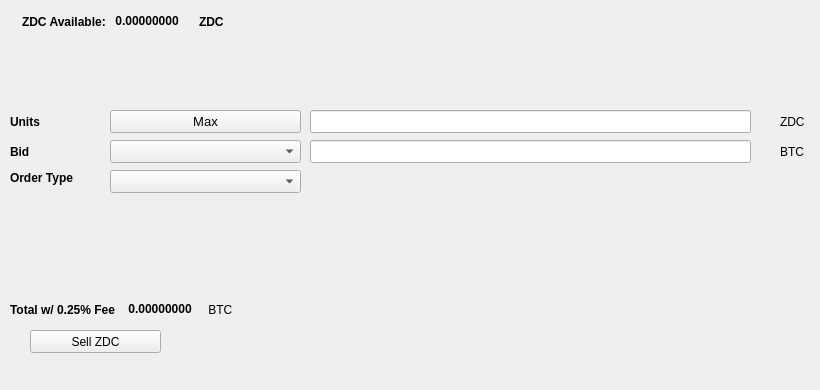
   <widget class="QWidget" name="SellTab">
    <attribute name="title">
     <string>Sell</string>
    </attribute>
    <widget class="QLabel" name="label_16">
     <property name="geometry">
      <rect>
       <x>780</x>
       <y>140</y>
       <width>31</width>
       <height>23</height>
      </rect>
     </property>
     <property name="text">
      <string>BTC</string>
     </property>
    </widget>
    <widget class="QComboBox" name="SellBidcomboBox">
     <property name="geometry">
      <rect>
       <x>110</x>
       <y>140</y>
       <width>191</width>
       <height>23</height>
      </rect>
     </property>
     <property name="font">
      <font>
       <pointsize>10</pointsize>
      </font>
     </property>
    </widget>
    <widget class="QLabel" name="label_18">
     <property name="geometry">
      <rect>
       <x>10</x>
       <y>110</y>
       <width>46</width>
       <height>23</height>
      </rect>
     </property>
     <property name="font">
      <font>
       <weight>75</weight>
       <bold>true</bold>
      </font>
     </property>
     <property name="text">
      <string>Units</string>
     </property>
    </widget>
    <widget class="QPushButton" name="Sell_Max_Amount">
     <property name="geometry">
      <rect>
       <x>110</x>
       <y>110</y>
       <width>191</width>
       <height>23</height>
      </rect>
     </property>
     <property name="font">
      <font>
       <pointsize>10</pointsize>
      </font>
     </property>
     <property name="text">
      <string>Max</string>
     </property>
    </widget>
    <widget class="QLabel" name="label_20">
     <property name="geometry">
      <rect>
       <x>10</x>
       <y>170</y>
       <width>91</width>
       <height>16</height>
      </rect>
     </property>
     <property name="font">
      <font>
       <weight>75</weight>
       <bold>true</bold>
      </font>
     </property>
     <property name="text">
      <string>Order Type</string>
     </property>
    </widget>
    <widget class="QComboBox" name="SellOrdertypeCombo">
     <property name="geometry">
      <rect>
       <x>110</x>
       <y>170</y>
       <width>191</width>
       <height>23</height>
      </rect>
     </property>
     <property name="font">
      <font>
       <pointsize>10</pointsize>
      </font>
     </property>
    </widget>
    <widget class="QLabel" name="label_21">
     <property name="geometry">
      <rect>
       <x>10</x>
       <y>140</y>
       <width>46</width>
       <height>23</height>
      </rect>
     </property>
     <property name="font">
      <font>
       <weight>75</weight>
       <bold>true</bold>
      </font>
     </property>
     <property name="text">
      <string>Bid</string>
     </property>
    </widget>
    <widget class="QLabel" name="label_22">
     <property name="geometry">
      <rect>
       <x>780</x>
       <y>110</y>
       <width>31</width>
       <height>23</height>
      </rect>
     </property>
     <property name="text">
      <string>ZDC</string>
     </property>
    </widget>
    <widget class="QLineEdit" name="UnitsInputZDC">
     <property name="geometry">
      <rect>
       <x>310</x>
       <y>110</y>
       <width>441</width>
       <height>23</height>
      </rect>
     </property>
     <property name="font">
      <font>
       <pointsize>9</pointsize>
       <weight>75</weight>
       <bold>true</bold>
      </font>
     </property>
    </widget>
    <widget class="QLineEdit" name="SellBidPriceEdit">
     <property name="geometry">
      <rect>
       <x>310</x>
       <y>140</y>
       <width>441</width>
       <height>23</height>
      </rect>
     </property>
     <property name="font">
      <font>
       <pointsize>9</pointsize>
       <weight>75</weight>
       <bold>true</bold>
      </font>
     </property>
    </widget>
    <widget class="QPushButton" name="SellZDCBTN">
     <property name="geometry">
      <rect>
       <x>30</x>
       <y>330</y>
       <width>131</width>
       <height>23</height>
      </rect>
     </property>
     <property name="text">
      <string>Sell ZDC</string>
     </property>
     <property name="icon">
      <iconset resource="../zodiac">
       <normaloff>:/icons/bitcoin</normaloff>:/icons/bitcoin</iconset>
     </property>
    </widget>
    <widget class="QWidget" name="layoutWidget3">
     <property name="geometry">
      <rect>
       <x>22</x>
       <y>12</y>
       <width>258</width>
       <height>19</height>
      </rect>
     </property>
     <layout class="QHBoxLayout" name="horizontalLayout">
      <item>
       <widget class="QLabel" name="label232_2">
        <property name="font">
         <font>
          <weight>75</weight>
          <bold>true</bold>
         </font>
        </property>
        <property name="text">
         <string>ZDC Available:</string>
        </property>
       </widget>
      </item>
      <item>
       <widget class="QLabel" name="ZDCAvailableLabel">
        <property name="palette">
         <palette>
          <active>
           <colorrole role="WindowText">
            <brush brushstyle="SolidPattern">
             <color alpha="255">
              <red>0</red>
              <green>0</green>
              <blue>0</blue>
             </color>
            </brush>
           </colorrole>
           <colorrole role="Button">
            <brush brushstyle="SolidPattern">
             <color alpha="255">
              <red>0</red>
              <green>170</green>
              <blue>0</blue>
             </color>
            </brush>
           </colorrole>
           <colorrole role="Light">
            <brush brushstyle="SolidPattern">
             <color alpha="255">
              <red>0</red>
              <green>255</green>
              <blue>0</blue>
             </color>
            </brush>
           </colorrole>
           <colorrole role="Midlight">
            <brush brushstyle="SolidPattern">
             <color alpha="255">
              <red>0</red>
              <green>212</green>
              <blue>0</blue>
             </color>
            </brush>
           </colorrole>
           <colorrole role="Dark">
            <brush brushstyle="SolidPattern">
             <color alpha="255">
              <red>0</red>
              <green>85</green>
              <blue>0</blue>
             </color>
            </brush>
           </colorrole>
           <colorrole role="Mid">
            <brush brushstyle="SolidPattern">
             <color alpha="255">
              <red>0</red>
              <green>113</green>
              <blue>0</blue>
             </color>
            </brush>
           </colorrole>
           <colorrole role="Text">
            <brush brushstyle="SolidPattern">
             <color alpha="255">
              <red>0</red>
              <green>170</green>
              <blue>0</blue>
             </color>
            </brush>
           </colorrole>
           <colorrole role="BrightText">
            <brush brushstyle="SolidPattern">
             <color alpha="255">
              <red>255</red>
              <green>255</green>
              <blue>255</blue>
             </color>
            </brush>
           </colorrole>
           <colorrole role="ButtonText">
            <brush brushstyle="SolidPattern">
             <color alpha="255">
              <red>0</red>
              <green>0</green>
              <blue>0</blue>
             </color>
            </brush>
           </colorrole>
           <colorrole role="Base">
            <brush brushstyle="SolidPattern">
             <color alpha="255">
              <red>255</red>
              <green>255</green>
              <blue>255</blue>
             </color>
            </brush>
           </colorrole>
           <colorrole role="Window">
            <brush brushstyle="SolidPattern">
             <color alpha="255">
              <red>0</red>
              <green>170</green>
              <blue>0</blue>
             </color>
            </brush>
           </colorrole>
           <colorrole role="Shadow">
            <brush brushstyle="SolidPattern">
             <color alpha="255">
              <red>0</red>
              <green>0</green>
              <blue>0</blue>
             </color>
            </brush>
           </colorrole>
           <colorrole role="AlternateBase">
            <brush brushstyle="SolidPattern">
             <color alpha="255">
              <red>127</red>
              <green>212</green>
              <blue>127</blue>
             </color>
            </brush>
           </colorrole>
           <colorrole role="ToolTipBase">
            <brush brushstyle="SolidPattern">
             <color alpha="255">
              <red>255</red>
              <green>255</green>
              <blue>220</blue>
             </color>
            </brush>
           </colorrole>
           <colorrole role="ToolTipText">
            <brush brushstyle="SolidPattern">
             <color alpha="255">
              <red>0</red>
              <green>0</green>
              <blue>0</blue>
             </color>
            </brush>
           </colorrole>
          </active>
          <inactive>
           <colorrole role="WindowText">
            <brush brushstyle="SolidPattern">
             <color alpha="255">
              <red>0</red>
              <green>0</green>
              <blue>0</blue>
             </color>
            </brush>
           </colorrole>
           <colorrole role="Button">
            <brush brushstyle="SolidPattern">
             <color alpha="255">
              <red>0</red>
              <green>170</green>
              <blue>0</blue>
             </color>
            </brush>
           </colorrole>
           <colorrole role="Light">
            <brush brushstyle="SolidPattern">
             <color alpha="255">
              <red>0</red>
              <green>255</green>
              <blue>0</blue>
             </color>
            </brush>
           </colorrole>
           <colorrole role="Midlight">
            <brush brushstyle="SolidPattern">
             <color alpha="255">
              <red>0</red>
              <green>212</green>
              <blue>0</blue>
             </color>
            </brush>
           </colorrole>
           <colorrole role="Dark">
            <brush brushstyle="SolidPattern">
             <color alpha="255">
              <red>0</red>
              <green>85</green>
              <blue>0</blue>
             </color>
            </brush>
           </colorrole>
           <colorrole role="Mid">
            <brush brushstyle="SolidPattern">
             <color alpha="255">
              <red>0</red>
              <green>113</green>
              <blue>0</blue>
             </color>
            </brush>
           </colorrole>
           <colorrole role="Text">
            <brush brushstyle="SolidPattern">
             <color alpha="255">
              <red>0</red>
              <green>170</green>
              <blue>0</blue>
             </color>
            </brush>
           </colorrole>
           <colorrole role="BrightText">
            <brush brushstyle="SolidPattern">
             <color alpha="255">
              <red>255</red>
              <green>255</green>
              <blue>255</blue>
             </color>
            </brush>
           </colorrole>
           <colorrole role="ButtonText">
            <brush brushstyle="SolidPattern">
             <color alpha="255">
              <red>0</red>
              <green>0</green>
              <blue>0</blue>
             </color>
            </brush>
           </colorrole>
           <colorrole role="Base">
            <brush brushstyle="SolidPattern">
             <color alpha="255">
              <red>255</red>
              <green>255</green>
              <blue>255</blue>
             </color>
            </brush>
           </colorrole>
           <colorrole role="Window">
            <brush brushstyle="SolidPattern">
             <color alpha="255">
              <red>0</red>
              <green>170</green>
              <blue>0</blue>
             </color>
            </brush>
           </colorrole>
           <colorrole role="Shadow">
            <brush brushstyle="SolidPattern">
             <color alpha="255">
              <red>0</red>
              <green>0</green>
              <blue>0</blue>
             </color>
            </brush>
           </colorrole>
           <colorrole role="AlternateBase">
            <brush brushstyle="SolidPattern">
             <color alpha="255">
              <red>127</red>
              <green>212</green>
              <blue>127</blue>
             </color>
            </brush>
           </colorrole>
           <colorrole role="ToolTipBase">
            <brush brushstyle="SolidPattern">
             <color alpha="255">
              <red>255</red>
              <green>255</green>
              <blue>220</blue>
             </color>
            </brush>
           </colorrole>
           <colorrole role="ToolTipText">
            <brush brushstyle="SolidPattern">
             <color alpha="255">
              <red>0</red>
              <green>0</green>
              <blue>0</blue>
             </color>
            </brush>
           </colorrole>
          </inactive>
          <disabled>
           <colorrole role="WindowText">
            <brush brushstyle="SolidPattern">
             <color alpha="255">
              <red>0</red>
              <green>85</green>
              <blue>0</blue>
             </color>
            </brush>
           </colorrole>
           <colorrole role="Button">
            <brush brushstyle="SolidPattern">
             <color alpha="255">
              <red>0</red>
              <green>170</green>
              <blue>0</blue>
             </color>
            </brush>
           </colorrole>
           <colorrole role="Light">
            <brush brushstyle="SolidPattern">
             <color alpha="255">
              <red>0</red>
              <green>255</green>
              <blue>0</blue>
             </color>
            </brush>
           </colorrole>
           <colorrole role="Midlight">
            <brush brushstyle="SolidPattern">
             <color alpha="255">
              <red>0</red>
              <green>212</green>
              <blue>0</blue>
             </color>
            </brush>
           </colorrole>
           <colorrole role="Dark">
            <brush brushstyle="SolidPattern">
             <color alpha="255">
              <red>0</red>
              <green>85</green>
              <blue>0</blue>
             </color>
            </brush>
           </colorrole>
           <colorrole role="Mid">
            <brush brushstyle="SolidPattern">
             <color alpha="255">
              <red>0</red>
              <green>113</green>
              <blue>0</blue>
             </color>
            </brush>
           </colorrole>
           <colorrole role="Text">
            <brush brushstyle="SolidPattern">
             <color alpha="255">
              <red>0</red>
              <green>85</green>
              <blue>0</blue>
             </color>
            </brush>
           </colorrole>
           <colorrole role="BrightText">
            <brush brushstyle="SolidPattern">
             <color alpha="255">
              <red>255</red>
              <green>255</green>
              <blue>255</blue>
             </color>
            </brush>
           </colorrole>
           <colorrole role="ButtonText">
            <brush brushstyle="SolidPattern">
             <color alpha="255">
              <red>0</red>
              <green>85</green>
              <blue>0</blue>
             </color>
            </brush>
           </colorrole>
           <colorrole role="Base">
            <brush brushstyle="SolidPattern">
             <color alpha="255">
              <red>0</red>
              <green>170</green>
              <blue>0</blue>
             </color>
            </brush>
           </colorrole>
           <colorrole role="Window">
            <brush brushstyle="SolidPattern">
             <color alpha="255">
              <red>0</red>
              <green>170</green>
              <blue>0</blue>
             </color>
            </brush>
           </colorrole>
           <colorrole role="Shadow">
            <brush brushstyle="SolidPattern">
             <color alpha="255">
              <red>0</red>
              <green>0</green>
              <blue>0</blue>
             </color>
            </brush>
           </colorrole>
           <colorrole role="AlternateBase">
            <brush brushstyle="SolidPattern">
             <color alpha="255">
              <red>0</red>
              <green>170</green>
              <blue>0</blue>
             </color>
            </brush>
           </colorrole>
           <colorrole role="ToolTipBase">
            <brush brushstyle="SolidPattern">
             <color alpha="255">
              <red>255</red>
              <green>255</green>
              <blue>220</blue>
             </color>
            </brush>
           </colorrole>
           <colorrole role="ToolTipText">
            <brush brushstyle="SolidPattern">
             <color alpha="255">
              <red>0</red>
              <green>0</green>
              <blue>0</blue>
             </color>
            </brush>
           </colorrole>
          </disabled>
         </palette>
        </property>
        <property name="font">
         <font>
          <weight>75</weight>
          <bold>true</bold>
         </font>
        </property>
        <property name="text">
         <string> 0.00000000 </string>
        </property>
        <property name="textInteractionFlags">
         <set>Qt::LinksAccessibleByMouse|Qt::TextSelectableByKeyboard|Qt::TextSelectableByMouse</set>
        </property>
       </widget>
      </item>
      <item>
       <widget class="QLabel" name="labelZDC">
        <property name="font">
         <font>
          <weight>75</weight>
          <bold>true</bold>
         </font>
        </property>
        <property name="text">
         <string>ZDC</string>
        </property>
       </widget>
      </item>
     </layout>
    </widget>
    <widget class="QWidget" name="layoutWidget">
     <property name="geometry">
      <rect>
       <x>10</x>
       <y>300</y>
       <width>268</width>
       <height>19</height>
      </rect>
     </property>
     <layout class="QHBoxLayout" name="horizontalLayout_2">
      <item>
       <widget class="QLabel" name="label_19">
        <property name="font">
         <font>
          <weight>75</weight>
          <bold>true</bold>
         </font>
        </property>
        <property name="text">
         <string>Total w/ 0.25% Fee </string>
        </property>
       </widget>
      </item>
      <item>
       <widget class="QLabel" name="SellCostLabel">
        <property name="palette">
         <palette>
          <active>
           <colorrole role="WindowText">
            <brush brushstyle="SolidPattern">
             <color alpha="255">
              <red>0</red>
              <green>0</green>
              <blue>0</blue>
             </color>
            </brush>
           </colorrole>
           <colorrole role="Button">
            <brush brushstyle="SolidPattern">
             <color alpha="255">
              <red>0</red>
              <green>170</green>
              <blue>0</blue>
             </color>
            </brush>
           </colorrole>
           <colorrole role="Light">
            <brush brushstyle="SolidPattern">
             <color alpha="255">
              <red>0</red>
              <green>255</green>
              <blue>0</blue>
             </color>
            </brush>
           </colorrole>
           <colorrole role="Midlight">
            <brush brushstyle="SolidPattern">
             <color alpha="255">
              <red>0</red>
              <green>212</green>
              <blue>0</blue>
             </color>
            </brush>
           </colorrole>
           <colorrole role="Dark">
            <brush brushstyle="SolidPattern">
             <color alpha="255">
              <red>0</red>
              <green>85</green>
              <blue>0</blue>
             </color>
            </brush>
           </colorrole>
           <colorrole role="Mid">
            <brush brushstyle="SolidPattern">
             <color alpha="255">
              <red>0</red>
              <green>113</green>
              <blue>0</blue>
             </color>
            </brush>
           </colorrole>
           <colorrole role="Text">
            <brush brushstyle="SolidPattern">
             <color alpha="255">
              <red>0</red>
              <green>170</green>
              <blue>0</blue>
             </color>
            </brush>
           </colorrole>
           <colorrole role="BrightText">
            <brush brushstyle="SolidPattern">
             <color alpha="255">
              <red>255</red>
              <green>255</green>
              <blue>255</blue>
             </color>
            </brush>
           </colorrole>
           <colorrole role="ButtonText">
            <brush brushstyle="SolidPattern">
             <color alpha="255">
              <red>0</red>
              <green>0</green>
              <blue>0</blue>
             </color>
            </brush>
           </colorrole>
           <colorrole role="Base">
            <brush brushstyle="SolidPattern">
             <color alpha="255">
              <red>255</red>
              <green>255</green>
              <blue>255</blue>
             </color>
            </brush>
           </colorrole>
           <colorrole role="Window">
            <brush brushstyle="SolidPattern">
             <color alpha="255">
              <red>0</red>
              <green>170</green>
              <blue>0</blue>
             </color>
            </brush>
           </colorrole>
           <colorrole role="Shadow">
            <brush brushstyle="SolidPattern">
             <color alpha="255">
              <red>0</red>
              <green>0</green>
              <blue>0</blue>
             </color>
            </brush>
           </colorrole>
           <colorrole role="AlternateBase">
            <brush brushstyle="SolidPattern">
             <color alpha="255">
              <red>127</red>
              <green>212</green>
              <blue>127</blue>
             </color>
            </brush>
           </colorrole>
           <colorrole role="ToolTipBase">
            <brush brushstyle="SolidPattern">
             <color alpha="255">
              <red>255</red>
              <green>255</green>
              <blue>220</blue>
             </color>
            </brush>
           </colorrole>
           <colorrole role="ToolTipText">
            <brush brushstyle="SolidPattern">
             <color alpha="255">
              <red>0</red>
              <green>0</green>
              <blue>0</blue>
             </color>
            </brush>
           </colorrole>
          </active>
          <inactive>
           <colorrole role="WindowText">
            <brush brushstyle="SolidPattern">
             <color alpha="255">
              <red>0</red>
              <green>0</green>
              <blue>0</blue>
             </color>
            </brush>
           </colorrole>
           <colorrole role="Button">
            <brush brushstyle="SolidPattern">
             <color alpha="255">
              <red>0</red>
              <green>170</green>
              <blue>0</blue>
             </color>
            </brush>
           </colorrole>
           <colorrole role="Light">
            <brush brushstyle="SolidPattern">
             <color alpha="255">
              <red>0</red>
              <green>255</green>
              <blue>0</blue>
             </color>
            </brush>
           </colorrole>
           <colorrole role="Midlight">
            <brush brushstyle="SolidPattern">
             <color alpha="255">
              <red>0</red>
              <green>212</green>
              <blue>0</blue>
             </color>
            </brush>
           </colorrole>
           <colorrole role="Dark">
            <brush brushstyle="SolidPattern">
             <color alpha="255">
              <red>0</red>
              <green>85</green>
              <blue>0</blue>
             </color>
            </brush>
           </colorrole>
           <colorrole role="Mid">
            <brush brushstyle="SolidPattern">
             <color alpha="255">
              <red>0</red>
              <green>113</green>
              <blue>0</blue>
             </color>
            </brush>
           </colorrole>
           <colorrole role="Text">
            <brush brushstyle="SolidPattern">
             <color alpha="255">
              <red>0</red>
              <green>170</green>
              <blue>0</blue>
             </color>
            </brush>
           </colorrole>
           <colorrole role="BrightText">
            <brush brushstyle="SolidPattern">
             <color alpha="255">
              <red>255</red>
              <green>255</green>
              <blue>255</blue>
             </color>
            </brush>
           </colorrole>
           <colorrole role="ButtonText">
            <brush brushstyle="SolidPattern">
             <color alpha="255">
              <red>0</red>
              <green>0</green>
              <blue>0</blue>
             </color>
            </brush>
           </colorrole>
           <colorrole role="Base">
            <brush brushstyle="SolidPattern">
             <color alpha="255">
              <red>255</red>
              <green>255</green>
              <blue>255</blue>
             </color>
            </brush>
           </colorrole>
           <colorrole role="Window">
            <brush brushstyle="SolidPattern">
             <color alpha="255">
              <red>0</red>
              <green>170</green>
              <blue>0</blue>
             </color>
            </brush>
           </colorrole>
           <colorrole role="Shadow">
            <brush brushstyle="SolidPattern">
             <color alpha="255">
              <red>0</red>
              <green>0</green>
              <blue>0</blue>
             </color>
            </brush>
           </colorrole>
           <colorrole role="AlternateBase">
            <brush brushstyle="SolidPattern">
             <color alpha="255">
              <red>127</red>
              <green>212</green>
              <blue>127</blue>
             </color>
            </brush>
           </colorrole>
           <colorrole role="ToolTipBase">
            <brush brushstyle="SolidPattern">
             <color alpha="255">
              <red>255</red>
              <green>255</green>
              <blue>220</blue>
             </color>
            </brush>
           </colorrole>
           <colorrole role="ToolTipText">
            <brush brushstyle="SolidPattern">
             <color alpha="255">
              <red>0</red>
              <green>0</green>
              <blue>0</blue>
             </color>
            </brush>
           </colorrole>
          </inactive>
          <disabled>
           <colorrole role="WindowText">
            <brush brushstyle="SolidPattern">
             <color alpha="255">
              <red>0</red>
              <green>85</green>
              <blue>0</blue>
             </color>
            </brush>
           </colorrole>
           <colorrole role="Button">
            <brush brushstyle="SolidPattern">
             <color alpha="255">
              <red>0</red>
              <green>170</green>
              <blue>0</blue>
             </color>
            </brush>
           </colorrole>
           <colorrole role="Light">
            <brush brushstyle="SolidPattern">
             <color alpha="255">
              <red>0</red>
              <green>255</green>
              <blue>0</blue>
             </color>
            </brush>
           </colorrole>
           <colorrole role="Midlight">
            <brush brushstyle="SolidPattern">
             <color alpha="255">
              <red>0</red>
              <green>212</green>
              <blue>0</blue>
             </color>
            </brush>
           </colorrole>
           <colorrole role="Dark">
            <brush brushstyle="SolidPattern">
             <color alpha="255">
              <red>0</red>
              <green>85</green>
              <blue>0</blue>
             </color>
            </brush>
           </colorrole>
           <colorrole role="Mid">
            <brush brushstyle="SolidPattern">
             <color alpha="255">
              <red>0</red>
              <green>113</green>
              <blue>0</blue>
             </color>
            </brush>
           </colorrole>
           <colorrole role="Text">
            <brush brushstyle="SolidPattern">
             <color alpha="255">
              <red>0</red>
              <green>85</green>
              <blue>0</blue>
             </color>
            </brush>
           </colorrole>
           <colorrole role="BrightText">
            <brush brushstyle="SolidPattern">
             <color alpha="255">
              <red>255</red>
              <green>255</green>
              <blue>255</blue>
             </color>
            </brush>
           </colorrole>
           <colorrole role="ButtonText">
            <brush brushstyle="SolidPattern">
             <color alpha="255">
              <red>0</red>
              <green>85</green>
              <blue>0</blue>
             </color>
            </brush>
           </colorrole>
           <colorrole role="Base">
            <brush brushstyle="SolidPattern">
             <color alpha="255">
              <red>0</red>
              <green>170</green>
              <blue>0</blue>
             </color>
            </brush>
           </colorrole>
           <colorrole role="Window">
            <brush brushstyle="SolidPattern">
             <color alpha="255">
              <red>0</red>
              <green>170</green>
              <blue>0</blue>
             </color>
            </brush>
           </colorrole>
           <colorrole role="Shadow">
            <brush brushstyle="SolidPattern">
             <color alpha="255">
              <red>0</red>
              <green>0</green>
              <blue>0</blue>
             </color>
            </brush>
           </colorrole>
           <colorrole role="AlternateBase">
            <brush brushstyle="SolidPattern">
             <color alpha="255">
              <red>0</red>
              <green>170</green>
              <blue>0</blue>
             </color>
            </brush>
           </colorrole>
           <colorrole role="ToolTipBase">
            <brush brushstyle="SolidPattern">
             <color alpha="255">
              <red>255</red>
              <green>255</green>
              <blue>220</blue>
             </color>
            </brush>
           </colorrole>
           <colorrole role="ToolTipText">
            <brush brushstyle="SolidPattern">
             <color alpha="255">
              <red>0</red>
              <green>0</green>
              <blue>0</blue>
             </color>
            </brush>
           </colorrole>
          </disabled>
         </palette>
        </property>
        <property name="font">
         <font>
          <weight>75</weight>
          <bold>true</bold>
         </font>
        </property>
        <property name="autoFillBackground">
         <bool>false</bool>
        </property>
        <property name="text">
         <string> 0.00000000</string>
        </property>
        <property name="textInteractionFlags">
         <set>Qt::LinksAccessibleByMouse|Qt::TextSelectableByMouse</set>
        </property>
       </widget>
      </item>
      <item>
       <widget class="QLabel" name="label_17">
        <property name="font">
         <font>
          <weight>50</weight>
          <bold>false</bold>
         </font>
        </property>
        <property name="text">
         <string> BTC</string>
        </property>
       </widget>
      </item>
     </layout>
    </widget>
    <widget class="QLabel" name="label_23">
     <property name="geometry">
      <rect>
       <x>460</x>
       <y>300</y>
       <width>281</width>
       <height>81</height>
      </rect>
     </property>
     <property name="text">
      <string/>
     </property>
     <property name="pixmap">
      <pixmap>:/images/bittrex</pixmap>
     </property>
    </widget>
   </widget>
